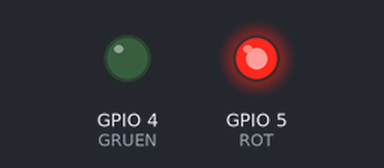
A program run on a simulated Raspberry Pi (BCM pin numbers). Parts: output pins drawn as LEDs (lit = HIGH). At 2.0 s the program stops and its outputs stay as they are.

Above: at 0.1 s.
At 2.1 s:
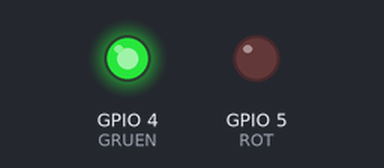
Timing chart, 0 to 3.5 s (numbered marks = the images above):
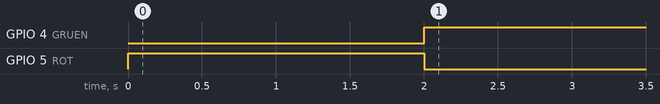

The program:

r_led.py
```python
import RPi.GPIO as GPIO
import time

GPIO.setmode(GPIO.BCM)
#GPIO.cleanup()

ON = GPIO.HIGH
OFF = GPIO.LOW
ROT = 5
GRUEN = 4

GPIO.setup(ROT, GPIO.OUT, initial=OFF)
GPIO.setup(GRUEN, GPIO.OUT, initial=OFF)
GPIO.output(ROT, ON)
time.sleep(2)
GPIO.output(ROT, OFF)
GPIO.output(GRUEN, ON)
```

Measured:
- by itself, GPIO 4 (GRUEN): LOW → HIGH at 2.0 s
- by itself, GPIO 5 (ROT): LOW → HIGH at 0.00 s, → LOW 2.0 s later
